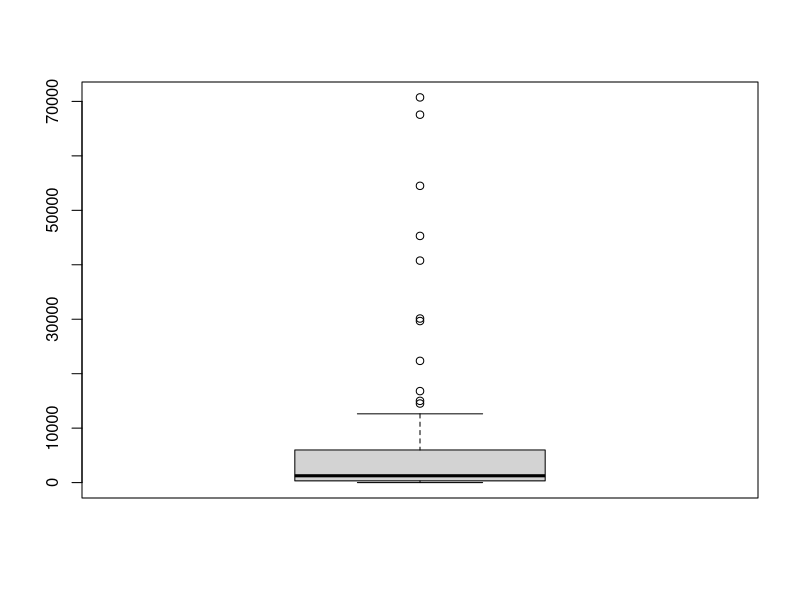

The R source for this figure: (Note: this script raises an error after producing the figure.)
## ---- chunk 1
?plot
## ---- chunk 2
getwd() # Prints the current working directory
setwd("/cloud/project")
## ---- chunk 3
4*9
sqrt(144)
## ---- chunk 4
6 * 8 - sqrt(7) + abs(-10) * (4/5)
6 * (8 - sqrt(7)) + abs(-10) * (4/5)
## ---- chunk 5
4 > 2
4 <= 2
## ---- chunk 6
result <- 5/3
result # Implicitly printing the output
print(result) # Explicitly printing the output
## ---- chunk 7
result <- 5-3
result
## ---- chunk 8
pop1 <- c(1379, 1324, 323, 261, 208)
pop1
## ---- chunk 9
pop2 <- c(194, 187, 161, 142, 127)
pop <- c(pop1, pop2)
pop
## ---- chunk 10
str(pop)
## ---- chunk 11
cname <- c("CHN", "IND", "USA", "IDN", "BRA")
str(cname)
## ---- chunk 12
asia <- c(TRUE, TRUE, F, T, F)
str(asia)
## ---- chunk 13
regime <- c("Autocracy", "FlawedDem", "FullDem", "FlawedDem", "FlawedDem")
regime <- as.factor(regime)
str(regime)
## ---- chunk 14
regime <- as.character(regime)
str(regime)
asia <- as.character(asia)
str(asia)
asia <- as.logical(asia)
str(asia)
## ---- chunk 15
diff <-c(TRUE,"TRUE")
## ---- chunk 16
vec <- c("1", "2", "3")
## ---- chunk 17
pop1
pop1_double <- pop1 * 2
pop1_double
## ---- chunk 18
pop1 + pop2
## ---- chunk 19
pop_c <- c(pop1, pop2)
## ---- chunk 20
min(pop)
max(pop)
mean(pop)
## ---- chunk 21
sum(pop)/length(pop)
## ---- chunk 22
pop1[1]
cname[1]
## ---- chunk 23
pop[c(2,5)]
cname[c(2,5)]
## ---- chunk 24
first <- pop[1]
## ---- chunk 25
cname_copy <- cname
## Option 1: Dropping the 5th element
cname_copy[-5]
## Option 2 (for generalizability): Getting the last element and dropping it.
length(cname_copy)
cname_copy[-length(cname_copy)]
## ---- chunk 26
regime
regime[5] <- "FullDem"
regime
## ---- chunk 27
pop1_copy <- pop1 #Making a copy
pop1_copy[c(3,5)] <- -10 
pop1_copy[c(3,5)] <- pop1_copy[c(3,5)] - 10 
## ---- chunk 28
cindex <- seq(from = 1, to = length(pop1), by = 1)
cindex
## ---- chunk 29
rep(30, 5)
## ---- chunk 30
rep(seq(1, 3, 0.5), 2)
## ---- chunk 31
completed <- rep(c("yes","no"), 5)
completed
## ---- chunk 32
completed2 <- rep(c("yes","no"), each = 5)
completed2
## ---- chunk 33
names(pop1)
cname
names(pop1) <- cname
names(pop1)
pop1
## ---- chunk 34
pop1[names(pop1) == "BRA"]
## ---- chunk 35
mean(pop1)
pop1[pop1 >= mean(pop1)]
## ---- chunk 36
pop1[pop1 < max(pop1) & names(pop1) != "USA"]
## ---- chunk 37
cname == "IDN"
regime[cname == "IDN"]
## ---- chunk 38
which(cname == "IDN")
regime[which(cname == "IDN")]
## ---- chunk 39
pop1[asia == T & regime != "Autocracy"]
## ---- chunk 40
library(foreign)
## ---- chunk 41
mydata <- read.csv("ACLED_countries.csv")
class(mydata)
## ---- chunk 42
str(mydata)
## ---- chunk 43
names(mydata)
## ---- chunk 44
names(mydata)[3] <- "nconflict"
names(mydata)
## ---- chunk 45
summary(mydata)
## ---- chunk 46
nrow(mydata) # Number of rows
ncol(mydata) # Number of columns
dim(mydata) # Rows first then columns.
## ---- chunk 47
mydata[1,]
## ---- chunk 48
mydata[c(1,2),]
## ---- chunk 49
mydata[1:5,]
## ---- chunk 50
mydata[3,3]
## ---- chunk 51
mydata[1,1]
## ---- chunk 52
mydata[3,2]
## ---- chunk 53
mydata$nconflict
## ---- chunk 54
mydata[,1]
mydata[,"country"]
## ---- chunk 55
mydata$nconflict[seq(1, length(mydata$nconflict), 2)]
## ---- chunk 56
mean(mydata[,2])
mean(mydata[,"nconflict"])
## ---- chunk 57
max(mydata$nconflict)
## ---- chunk 58
mydata$country[mydata$nconflict == max(mydata$nconflict)]
## ---- chunk 59
vec <- c(4, 1, 2, NA, 3)
mean(vec) #Result is NA!
sum(vec) #Result is NA!
## ---- chunk 60
mean(vec, na.rm = T)
sum(vec, na.rm = T)
## ---- chunk 61
obs <- c("Germany", NA, NA)
mydata_new <- rbind(mydata, obs)
dim(mydata_new)
## ---- chunk 62
mydata$nconflict_fatalities <- mydata$nconflict - mydata$nconflict_no_fatalities
head(mydata, 3) #prints out the first 3 rows of the data frame
## ---- chunk 63
mydata_na <- mydata[mydata$region=="Northern Africa",]
max(mydata_na$nconflict)
mydata_na$country[mydata_na$nconflict == max(mydata_na$nconflict)]
## ---- chunk 64
# Make sure you specified the right working directory!
# save(mydata, file = "mydata_new.RData")
## ---- chunk 65
# write.csv(mydata_new, file = "mydata_new.csv")
## ---- chunk 66
boxplot(mydata$nconflict)
## ---- chunk 67
summary(mydata$nconflict)
## ---- chunk 68
median(mydata$fatalities)
mydata$fatalities_high <- ifelse(mydata$fatalities > median(mydata$fatalities), 1, 0)
head(mydata$fatalities_high)
table(mydata$fatalities_high) # We split the observations exactly in half.
## ---- chunk 69
boxplot(mydata$nconflict ~ mydata$fatalities_high)
## ---- chunk 70
hist(mydata$nconflict,breaks=100)
## ---- chunk 71
plot(density(mydata$fatalities))
## ---- chunk 72
plot(mydata$fatalities,mydata$nconflict)
## ---- chunk 73
plot(mydata$fatalities,mydata$nconflict,
     main = "ACLED (2010-2019)", #Adding a main title.
     xlab = "Fatalities", #Adding a x-axis title.
     ylab = "Number of Conflicts", #Adding a y-axis title.
     col = "tomato", #Changing the color of the data points.
     pch = 18) #Changing the shape
